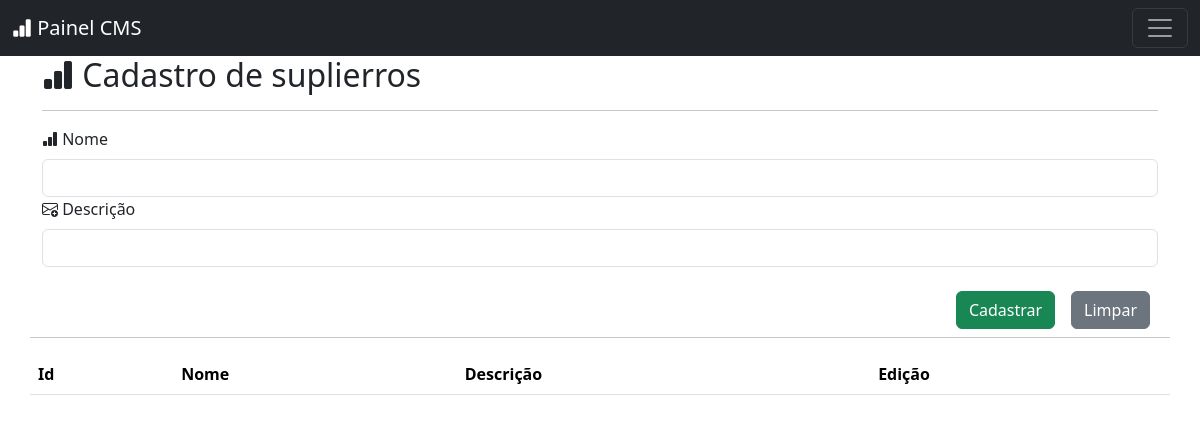
The app's page /admin/suplier/index.php (signed in), older data.
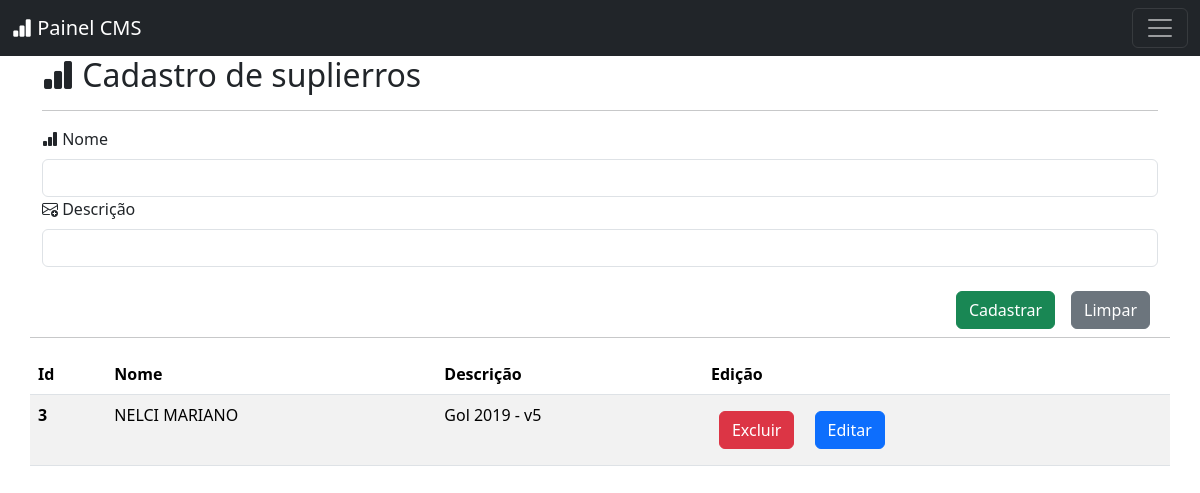
The same page, newer data.
### tables this page shows
CREATE TABLE `suplier` (
  `id` int(11) NOT NULL,
  `name` varchar(255) NOT NULL,
  `description` text NOT NULL
);

### _class/model.class.php (called while the page is built, shortened)
<?php
class Model
{
    private $pdo;
    private $table;
    public function __construct($pdo, $table)
    {
        $this->pdo = $pdo;
        $this->table = $table;
    }
    public function selectAll()
    {
        try {
            $sql = "SELECT * FROM $this->table order by id DESC ";
            $sth = $this->pdo->query($sql);
            return $sth->fetchAll(PDO::FETCH_ASSOC);
        } catch (PDOException $e) {
            echo 'Database error: ' . $e->getMessage();
        }
        return [];
    }
}

### conn/config.php (called while the page is built)
<?php
$base = 'http://localhost/app-login';
?>

### admin/suplier/index.php (the view, shortened to what this page needs)
<?php
include '../../conn/conect.php';
include '../../_class/model.class.php';
?>
<!DOCTYPE html>
<html lang="en">
<head>
    <link href="https://cdn.jsdelivr.net/npm/bootstrap@5.3.3/dist/css/bootstrap.min.css" rel="stylesheet">
    <link rel="stylesheet" href="https://cdn.jsdelivr.net/npm/bootstrap-icons@1.11.3/font/bootstrap-icons.min.css">
    <link rel="stylesheet" href="https://cdn.jsdelivr.net/npm/sweetalert2@11/dist/sweetalert2.min.css">
</head>
<body>
    <?php
    include '../inc/menu.php';
    ?>
    <div class="container">
        <div class="row">
            <div class="col-12">
                <h2 class="fs-2"><i class="bi bi-bar-chart-fill"></i> Cadastro de suplierros</h2>
                <hr>
                <form action="insert.php" method="post" enctype="multipart/form-data" class="d-flex flex-column">
                    <div class="form-group">
                        <label class="form-label"> <i class="bi bi-bar-chart-fill"></i> Nome</label>
                        <input class="form-control" type="text" name="name">
                    </div>
                    <div class="form-group">
                        <label class="form-label"> <i class="bi bi-envelope-plus"></i> Descrição </label>
                        <input class="form-control" type="text" name="description">
                    </div>
                    <div class="d-flex justify-content-end mt-3">
                        <button type="submit" class="btn btn-success m-2">Cadastrar</button>
                        <button type="reset" class="btn btn-secondary m-2">Limpar</button>
                    </div>
                </form>
            </div>
            <hr>
            <table class="table table-striped">
                <thead>
                    <tr>
                        <th scope="col">Id</th>
                        <th scope="col">Nome</th>
                        <th scope="col" class="d-none d-md-table-cell">Descrição</th>
                        <th scope="col">Edição</th>
                    </tr>
                </thead>
                <tbody>
                    <?php
                    try {
                        $Model = new Model($pdo, 'suplier');
                        $data = $Model->selectAll();
                        foreach ($data as $registers) :
                            extract($registers);
                    ?>
                            <tr>
                                <th scope="row"><?= $id ?></th>
                                <td><?= $name ?></td>
                                <td class="d-none d-md-table-cell"><?= $description ?></td>
                                <td>
                                    <button class="btn btn-danger m-2 btn-delete" data-id="<?= $id; ?>">Excluir</button>
                                    <a class="btn btn-primary m-2" href="<?= $base; ?>/admin/suplier/form-update.php?id=<?= $id; ?>"> Editar </a>
                                </td>
                            </tr>
                    <?php
                        endforeach;
                    } catch (PDOException $e) {
                        echo 'error ' . $e->getMessage();
                    }
                    ?>
                </tbody>
            </table>
        </div>
    </div>
</body>
</html>

Row changes from the older to the newer data that the page shows:
added suplier: id "3", name "NELCI MARIANO", description "Gol 2019 - v5"
